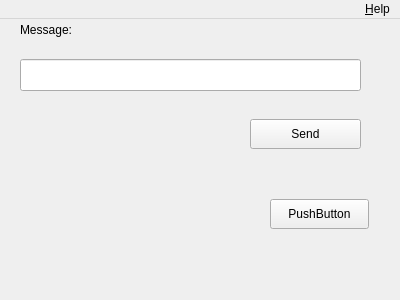
<?xml version="1.0" encoding="UTF-8"?>
<ui version="4.0">
 <class>Samuel</class>
 <widget class="QMainWindow" name="Samuel">
  <property name="geometry">
   <rect>
    <x>0</x>
    <y>0</y>
    <width>400</width>
    <height>300</height>
   </rect>
  </property>
  <property name="windowTitle">
   <string>Samuel</string>
  </property>
  <widget class="QWidget" name="centralWidget">
   <widget class="QLineEdit" name="textInput">
    <property name="geometry">
     <rect>
      <x>20</x>
      <y>40</y>
      <width>341</width>
      <height>32</height>
     </rect>
    </property>
   </widget>
   <widget class="QPushButton" name="sendButton">
    <property name="geometry">
     <rect>
      <x>250</x>
      <y>100</y>
      <width>111</width>
      <height>30</height>
     </rect>
    </property>
    <property name="text">
     <string>Send</string>
    </property>
    <property name="autoDefault">
     <bool>true</bool>
    </property>
   </widget>
   <widget class="QLabel" name="label">
    <property name="geometry">
     <rect>
      <x>20</x>
      <y>0</y>
      <width>68</width>
      <height>22</height>
     </rect>
    </property>
    <property name="text">
     <string>Message:</string>
    </property>
   </widget>
   <widget class="QPushButton" name="pushButton">
    <property name="geometry">
     <rect>
      <x>270</x>
      <y>180</y>
      <width>99</width>
      <height>30</height>
     </rect>
    </property>
    <property name="text">
     <string>PushButton</string>
    </property>
   </widget>
  </widget>
  <widget class="QMenuBar" name="menuBar">
   <property name="geometry">
    <rect>
     <x>0</x>
     <y>0</y>
     <width>400</width>
     <height>28</height>
    </rect>
   </property>
   <property name="layoutDirection">
    <enum>Qt::RightToLeft</enum>
   </property>
   <widget class="QMenu" name="menu_Help">
    <property name="title">
     <string>&amp;Help</string>
    </property>
    <addaction name="actionAbout"/>
   </widget>
   <addaction name="menu_Help"/>
  </widget>
  <action name="actionAbout">
   <property name="text">
    <string>About</string>
   </property>
  </action>
 </widget>
 <layoutdefault spacing="6" margin="11"/>
 <resources/>
 <connections>
  <connection>
   <sender>textInput</sender>
   <signal>returnPressed()</signal>
   <receiver>sendButton</receiver>
   <slot>click()</slot>
   <hints>
    <hint type="sourcelabel">
     <x>255</x>
     <y>82</y>
    </hint>
    <hint type="destinationlabel">
     <x>279</x>
     <y>162</y>
    </hint>
   </hints>
  </connection>
 </connections>
</ui>
